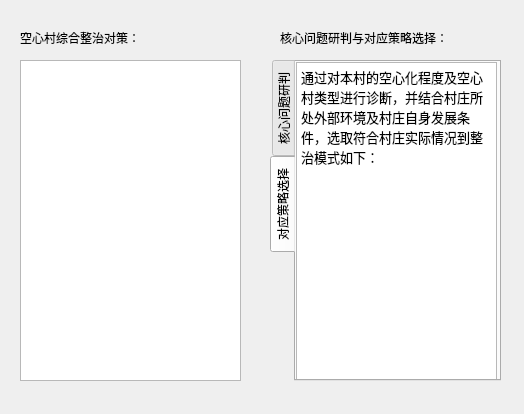
<?xml version="1.0" encoding="UTF-8"?>
<ui version="4.0">
 <class>WenTi_CeLueForm</class>
 <widget class="QWidget" name="WenTi_CeLueForm">
  <property name="geometry">
   <rect>
    <x>0</x>
    <y>0</y>
    <width>524</width>
    <height>414</height>
   </rect>
  </property>
  <property name="windowTitle">
   <string>核心问题研判与对应策略选择</string>
  </property>
  <widget class="QLabel" name="label">
   <property name="geometry">
    <rect>
     <x>20</x>
     <y>30</y>
     <width>161</width>
     <height>16</height>
    </rect>
   </property>
   <property name="text">
    <string>空心村综合整治对策：</string>
   </property>
  </widget>
  <widget class="QTabWidget" name="tabWidget">
   <property name="geometry">
    <rect>
     <x>270</x>
     <y>60</y>
     <width>231</width>
     <height>321</height>
    </rect>
   </property>
   <property name="tabPosition">
    <enum>QTabWidget::West</enum>
   </property>
   <property name="currentIndex">
    <number>1</number>
   </property>
   <widget class="QWidget" name="tab_1">
    <attribute name="title">
     <string>核心问题研判</string>
    </attribute>
    <widget class="QTextEdit" name="textEditProblem">
     <property name="geometry">
      <rect>
       <x>0</x>
       <y>0</y>
       <width>201</width>
       <height>321</height>
      </rect>
     </property>
     <property name="html">
      <string>&lt;!DOCTYPE HTML PUBLIC &quot;-//W3C//DTD HTML 4.0//EN&quot; &quot;http://www.w3.org/TR/REC-html40/strict.dtd&quot;&gt;
&lt;html&gt;&lt;head&gt;&lt;meta name=&quot;qrichtext&quot; content=&quot;1&quot; /&gt;&lt;style type=&quot;text/css&quot;&gt;
p, li { white-space: pre-wrap; }
&lt;/style&gt;&lt;/head&gt;&lt;body style=&quot; font-family:'Sans'; font-size:10pt; font-weight:400; font-style:normal;&quot;&gt;
&lt;p style=&quot; margin-top:0px; margin-bottom:0px; margin-left:0px; margin-right:0px; -qt-block-indent:0; text-indent:0px;&quot;&gt;通过整治需求判断、访问问卷调查、以及相关到数据图件收集等一系列前期准备工作，经过分析，本村的核心问题主要有：&lt;/p&gt;
&lt;p style=&quot;-qt-paragraph-type:empty; margin-top:0px; margin-bottom:0px; margin-left:0px; margin-right:0px; -qt-block-indent:0; text-indent:0px;&quot;&gt;&lt;br /&gt;&lt;/p&gt;&lt;/body&gt;&lt;/html&gt;</string>
     </property>
    </widget>
   </widget>
   <widget class="QWidget" name="tab_2">
    <attribute name="title">
     <string>对应策略选择</string>
    </attribute>
    <widget class="QTextEdit" name="textEditStrategy">
     <property name="geometry">
      <rect>
       <x>0</x>
       <y>0</y>
       <width>201</width>
       <height>321</height>
      </rect>
     </property>
     <property name="html">
      <string>&lt;!DOCTYPE HTML PUBLIC &quot;-//W3C//DTD HTML 4.0//EN&quot; &quot;http://www.w3.org/TR/REC-html40/strict.dtd&quot;&gt;
&lt;html&gt;&lt;head&gt;&lt;meta name=&quot;qrichtext&quot; content=&quot;1&quot; /&gt;&lt;style type=&quot;text/css&quot;&gt;
p, li { white-space: pre-wrap; }
&lt;/style&gt;&lt;/head&gt;&lt;body style=&quot; font-family:'Sans'; font-size:10pt; font-weight:400; font-style:normal;&quot;&gt;
&lt;p style=&quot; margin-top:0px; margin-bottom:0px; margin-left:0px; margin-right:0px; -qt-block-indent:0; text-indent:0px;&quot;&gt;通过对本村的空心化程度及空心村类型进行诊断，并结合村庄所处外部环境及村庄自身发展条件，选取符合村庄实际情况到整治模式如下：&lt;/p&gt;
&lt;p style=&quot;-qt-paragraph-type:empty; margin-top:0px; margin-bottom:0px; margin-left:0px; margin-right:0px; -qt-block-indent:0; text-indent:0px;&quot;&gt;&lt;br /&gt;&lt;/p&gt;&lt;/body&gt;&lt;/html&gt;</string>
     </property>
    </widget>
   </widget>
  </widget>
  <widget class="QLabel" name="label_2">
   <property name="geometry">
    <rect>
     <x>280</x>
     <y>30</y>
     <width>211</width>
     <height>16</height>
    </rect>
   </property>
   <property name="text">
    <string>核心问题研判与对应策略选择：</string>
   </property>
  </widget>
  <widget class="QTableView" name="tableView">
   <property name="geometry">
    <rect>
     <x>20</x>
     <y>60</y>
     <width>221</width>
     <height>321</height>
    </rect>
   </property>
  </widget>
  <zorder>label</zorder>
  <zorder>label_2</zorder>
  <zorder>tableView</zorder>
  <zorder>tabWidget</zorder>
 </widget>
 <resources/>
 <connections/>
</ui>
